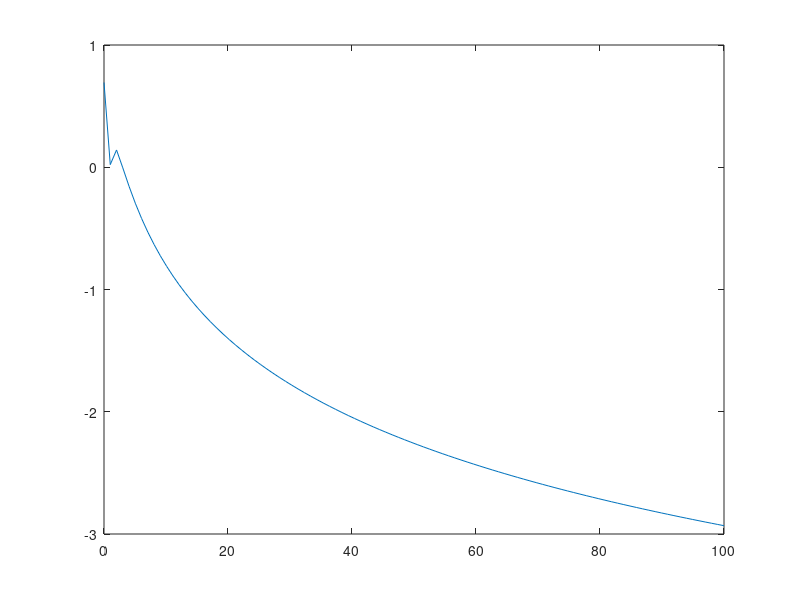

The MATLAB script that drew this image:
% plot entanglement 2 mode BS versus nu
nu = linspace(0,100);

E= log(2./(nu+1))-0.5*(nu-1).*log((nu-1)./(nu+1))

plot(nu, E)